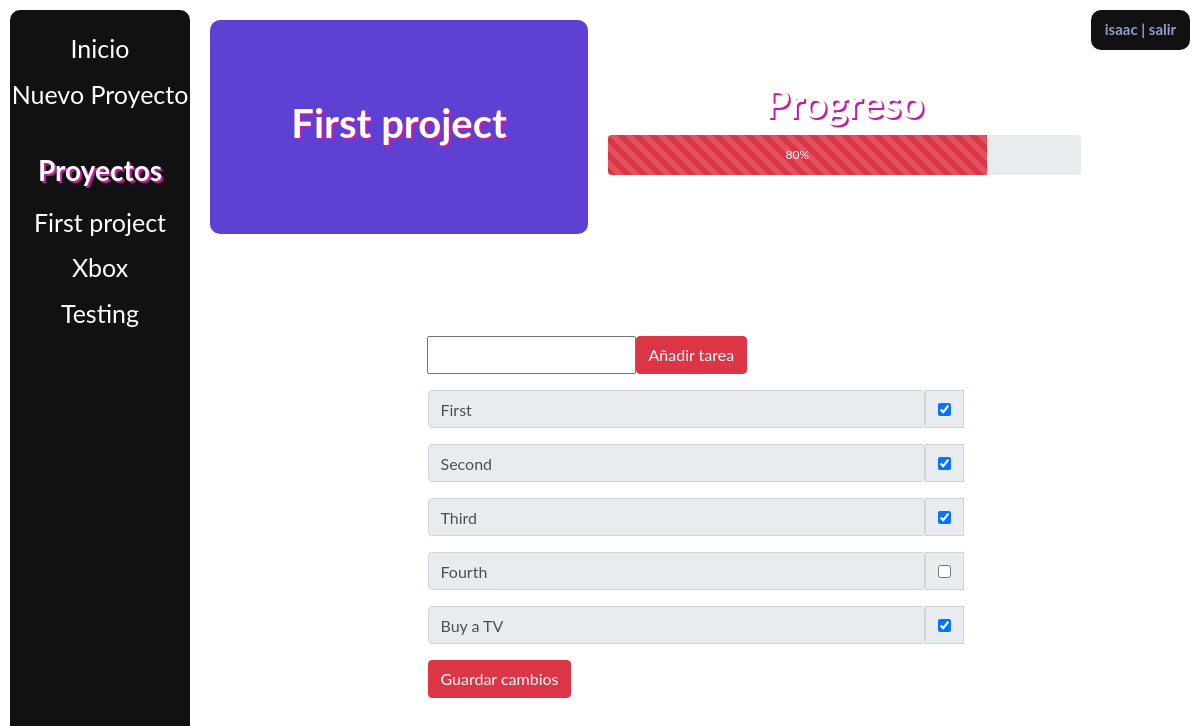
/1 (signed in), run on an earlier commit of the app's database.
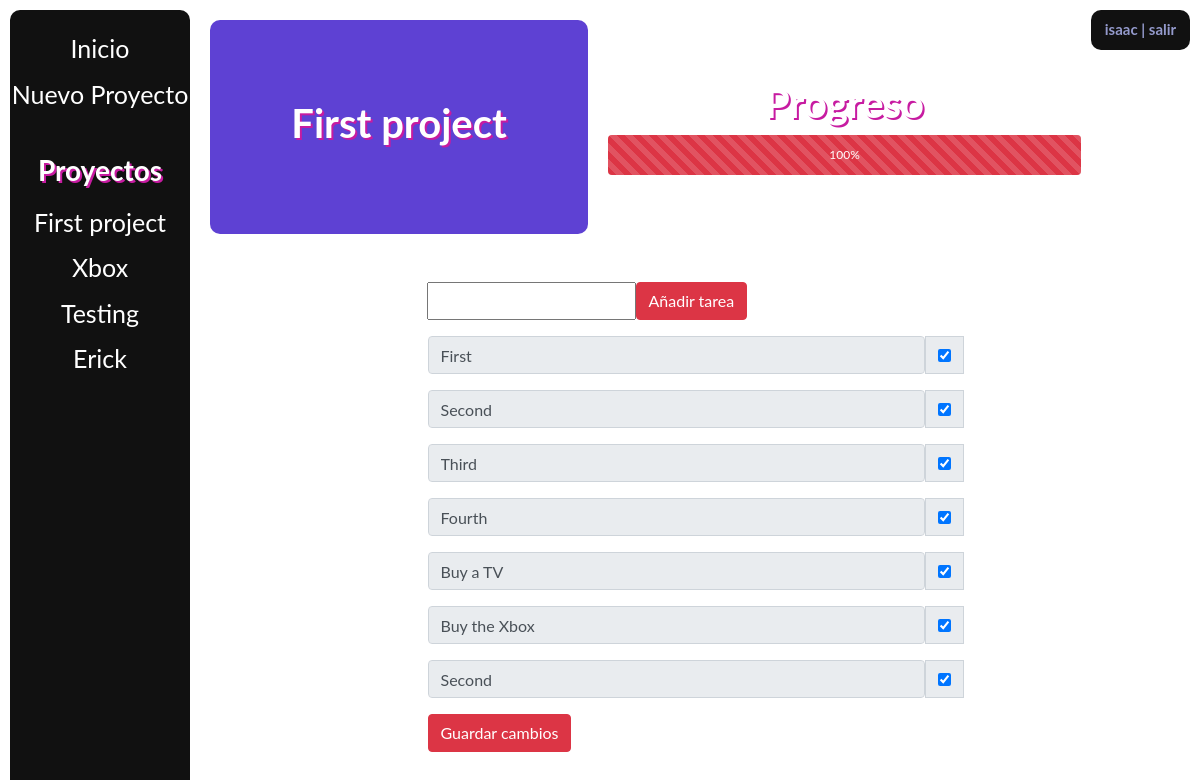
And on a later commit of the database.
### main/models.py (models this page shows, shortened)
class ToDoList(models.Model):
    user = models.ForeignKey(
        User, on_delete=models.CASCADE, related_name="todolist", null=True)
    name = models.CharField(max_length=200)

class Item(models.Model):
    todolist = models.ForeignKey(ToDoList, on_delete=models.CASCADE)
    text = models.CharField(max_length=300)
    complete = models.BooleanField()

### main/views.py (the view, shortened to what this page needs)
# urls.py: path('<int:id>', views.index, name='index'),
def index(response, id):
    ls = ToDoList.objects.get(id=id)
    if not response.user.is_authenticated:
        return render(response, "main/list.html", {})
    if ls in response.user.todolist.all():
        percent = ls.item_set.count()
        if percent == 0:
            return render(response, "main/list.html", {"ls": ls})
        counter = 0
        for item in ls.item_set.all():
            if item.complete:
                counter += 1
        counter *= 100
        percent = counter//percent
        return render(response, "main/list.html", {"ls": ls, "percent": percent})
    return render(response, "main/view.html", {})

### main/templates/main/list.html (shortened to what this page needs)
{% extends "main/base.html" %}
{% block content %}
    {% if user.is_authenticated %}
        <div class="stats">
        <div class="title-container">
            <h1>{{ls.name}}</h1>
        </div>
        <div class="percent-container">
            <h1>Progreso</h1>
            <div class="progress" style="height:40px">
                <div class="progress-bar progress-bar-striped progress-bar-animated bg-danger"
                style="width:{{percent}}%;height:40px">{{percent}}%</div>
            </div>
        </div>
        {% if user.is_authenticated %}
            <div class="userCard">
                <h6>{{user.username}}<a href="/logout"> | salir</a></h6>
            </div>
        {% endif%}
        </div>
        <div class="container">
            <form id="test" method="POST" action="#">
                <div class="input-group mb-3">
                    <input type="text", name="new_text">
                    <button type="submit", name="new_item", value="new_item", class="btn btn-danger">Añadir tarea</button>
                </div>
                {% for item in ls.item_set.all %}
                <div class="input-group mb-3">
                    <div class="input-group-prepend">
                        <input type="text", value="{{item.text}}" class="form-control" size="50" readonly>
                        <div class="input-group-text">
                            {% if item.complete %}
                                <input type="checkbox", value="clicked", name="c{{item.id}}" checked/>
                            {% else %}
                                <input type="checkbox", value="clicked", name="c{{item.id}}"/>
                            {% endif %}
                        </div>
                    </div>
                </div>
                {% endfor %}
                <button type="submit", name="save", value="save", class="btn btn-danger">Guardar cambios</button>
            </form>
        </div>
        {% else %}
            <p>Para ver el contenido de una lista, inicia sesión <a href="/login">aquí</a></p>
        {% endif %}
{% endblock %}

### main/templates/main/base.html (shortened to what this page needs)
<!doctype html>
<html>
    <head>
        <link rel="stylesheet" href="https://cdn.jsdelivr.net/npm/bootstrap@4.5.3/dist/css/bootstrap.min.css" integrity="
        sha384-TX8t27EcRE3e/ihU7zmQxVncDAy5uIKz4rEkgIXeMed4M0jlfIDPvg6uqKI2xXr2">
</head>
<body>
    <div id="mySidenav" class="sidenav">
        {% if user.is_authenticated %}
        <a href="/">Inicio</a>
        <a href="/create">Nuevo Proyecto</a>
        <h3>Proyectos</h3>
        {% for td in user.todolist.all %}
                <a href="/{{td.id}}">{{td.name}}</a>
            {% endfor %}
        {% else %}
            <a href="/login">Iniciar Sesión</a>
            <a href="/register">Registrarse</a>
        {% endif %}
    </div>
    <div id="main">
        {% block content%}{% endblock %}
    </div>
</body>
</html>

### main/templates/main/base.html (style rules this page uses)
* { box-sizing: border-box; }
body, html { font-family: "Lato", sans-serif; height: 100%; width: 100%; background-size: 700px; background-image: url("https://raw.githubusercontent.com/isaacfulcrum/Magnum/main/assets/background.jpg?token=AOAQ2ZDSZRIP6UHSMFRCYPK72EPTM"); }
h1 { color: white; font-weight: bold; text-shadow: 2px 2px 0 #C71BA1; }
.sidenav { width: 15%; min-width: 15%; position: fixed; z-index: 1; top: 10px; bottom: 10px; left: 10px; background-color: #111; overflow: auto; padding-top: 20px; border-radius: 10px; display: flex; align-items: center; flex-direction: column; }
.sidenav a { padding-bottom: 8px; font-size: 25px; color: white; }
.sidenav h3 { padding-bottom: 8px; display: block; color: white; font-weight: bold; text-shadow: 2px 2px 0 #C71BA1; }
#main { padding: 10px; padding-left: 20px; margin-left: 15%; min-height: 100%; height: 100%; width: 85%; max-width: 85%; }
#main .stats { border-radius: 10px; min-height: 30%; height: 30%; display: flex; min-width: 100%; }
#main .container { min-height: 70%; height: fit-content; padding: 20px; display: flex; justify-content: center; flex-direction: column; align-items: center; width: 100%; }
.percent-container { width: 50%; margin: 1%; display: flex; flex-direction: column; justify-content: center; text-align: center; }
.title-container { background-color: #5e41d3; border-radius: 10px; width: 40%; margin: 1%; display: flex; flex-direction: column; text-align: center; justify-content: center; }
.userCard { background-color: #111; width: fit-content; min-width: 10%; border-radius: 10px; height: 40px; text-align: center; float: right; display: flex; justify-content: center; padding-top: 10px; }
.userCard h6 { text-decoration: none; font-size: 15px; color: #949ACC; font-weight:bold; }
.userCard a { text-decoration: none; font-size: 15px; color: #949ACC; }

What changed in the data, as far as the page shows it:
added ToDoList: name "Erick"
changed Item "Fourth": id "☐" → "☑"
added Item: text "Buy the Xbox"
added Item: text "Second"
Also different on the page:
{{ percent }}: 80 → 100 (drawn)
{{ percent }}: "80" → "100"
